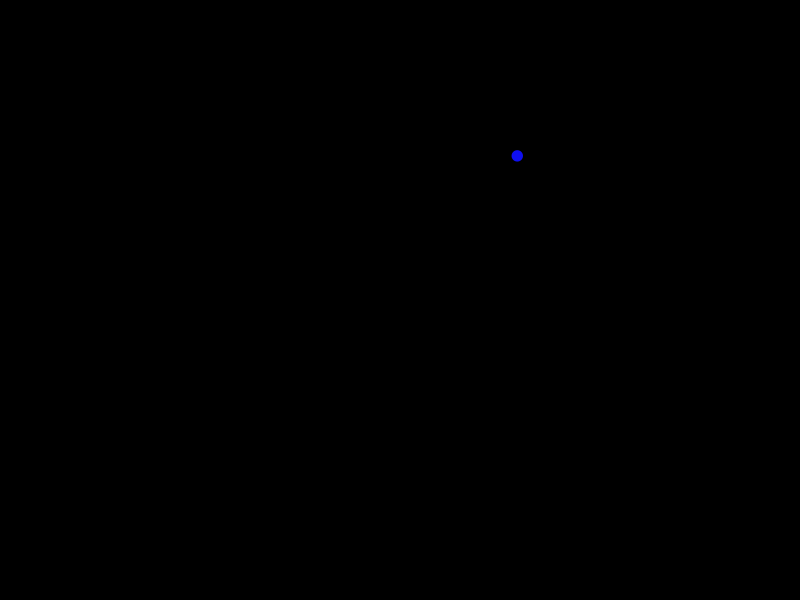
Frame 1 (no input)
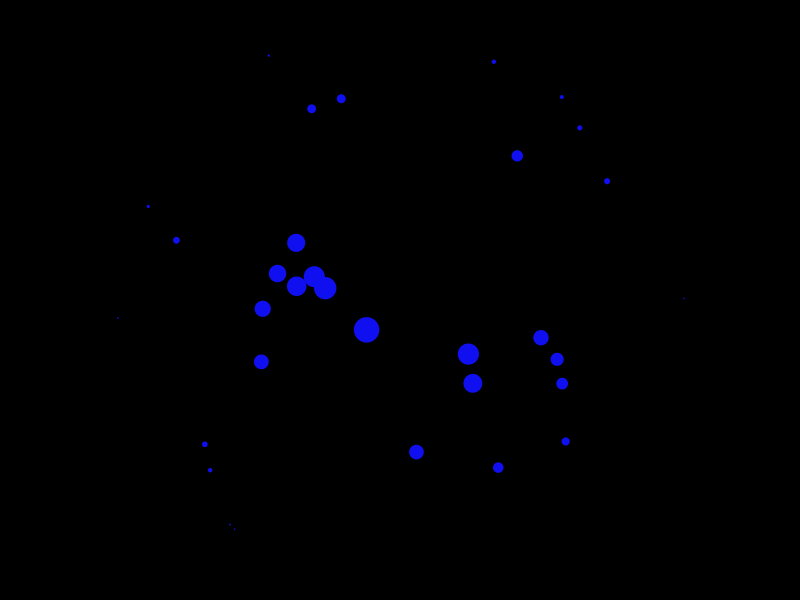
Frame 60 (the mouse pressed at the canvas centre just before this capture)
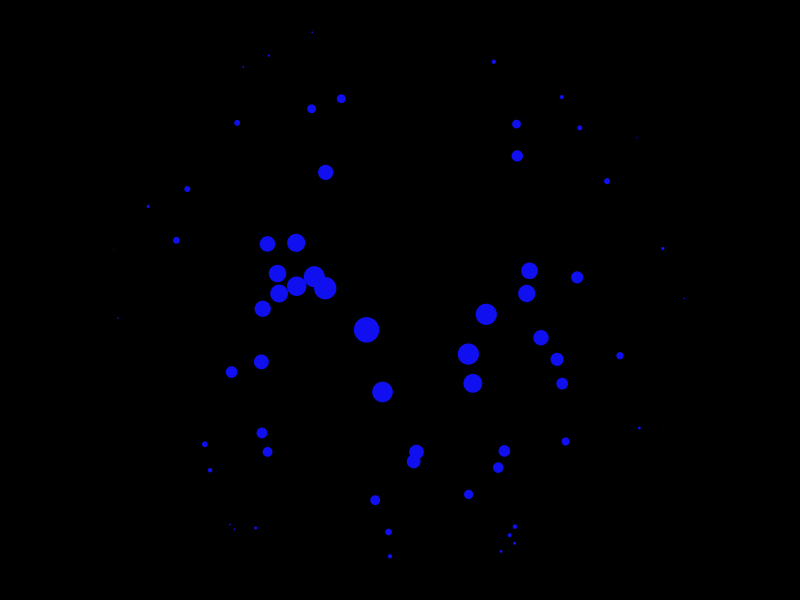
Frame 120 (the mouse held since frame 60 and released just before this capture)

The Processing sketch that drew these frames (run headless with seeded random() and noise(); from frame 60 on, the mouse is pressed at the canvas centre):

// Processing sketch: time_scale02
// ── time_scale02.pde
void setup(){
  size(800,600);
  frameRate(60);
  background(0);
  noStroke();
}

void draw(){
  float x=random(0,width);
  float y=random(0,height);
  float dist=dist(x,y,width/2,height/2);
  float diameter=30-dist/10.0;
  if (diameter>0){
    fill(15,15,240);
    ellipse(x,y,diameter,diameter);
  }
}
